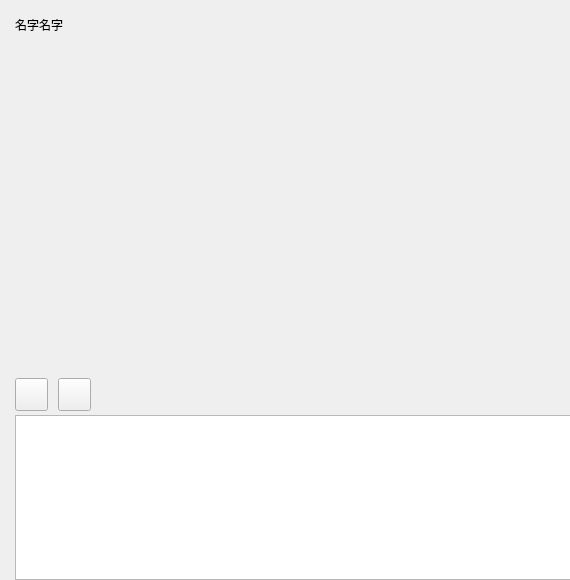
<?xml version="1.0" encoding="UTF-8"?>
<ui version="4.0">
 <class>ChatPage</class>
 <widget class="QWidget" name="ChatPage">
  <property name="geometry">
   <rect>
    <x>0</x>
    <y>0</y>
    <width>570</width>
    <height>580</height>
   </rect>
  </property>
  <property name="minimumSize">
   <size>
    <width>570</width>
    <height>580</height>
   </size>
  </property>
  <property name="windowTitle">
   <string>Form</string>
  </property>
  <layout class="QHBoxLayout" name="horizontalLayout">
   <property name="spacing">
    <number>0</number>
   </property>
   <property name="leftMargin">
    <number>0</number>
   </property>
   <property name="topMargin">
    <number>0</number>
   </property>
   <property name="rightMargin">
    <number>0</number>
   </property>
   <property name="bottomMargin">
    <number>0</number>
   </property>
   <item>
    <widget class="QWidget" name="chat_data_wid" native="true">
     <property name="minimumSize">
      <size>
       <width>570</width>
       <height>580</height>
      </size>
     </property>
     <layout class="QVBoxLayout" name="verticalLayout_4">
      <property name="spacing">
       <number>0</number>
      </property>
      <property name="leftMargin">
       <number>0</number>
      </property>
      <property name="topMargin">
       <number>0</number>
      </property>
      <property name="rightMargin">
       <number>0</number>
      </property>
      <property name="bottomMargin">
       <number>0</number>
      </property>
      <item>
       <widget class="QWidget" name="title_wid" native="true">
        <property name="minimumSize">
         <size>
          <width>570</width>
          <height>50</height>
         </size>
        </property>
        <property name="maximumSize">
         <size>
          <width>16777215</width>
          <height>50</height>
         </size>
        </property>
        <layout class="QVBoxLayout" name="verticalLayout_6">
         <property name="spacing">
          <number>0</number>
         </property>
         <property name="leftMargin">
          <number>0</number>
         </property>
         <property name="topMargin">
          <number>0</number>
         </property>
         <property name="rightMargin">
          <number>0</number>
         </property>
         <property name="bottomMargin">
          <number>0</number>
         </property>
         <item>
          <widget class="QWidget" name="widget_6" native="true">
           <property name="minimumSize">
            <size>
             <width>570</width>
             <height>30</height>
            </size>
           </property>
           <property name="maximumSize">
            <size>
             <width>16777215</width>
             <height>30</height>
            </size>
           </property>
           <layout class="QHBoxLayout" name="horizontalLayout_4">
            <property name="spacing">
             <number>0</number>
            </property>
            <property name="leftMargin">
             <number>15</number>
            </property>
            <property name="topMargin">
             <number>0</number>
            </property>
            <property name="rightMargin">
             <number>0</number>
            </property>
            <property name="bottomMargin">
             <number>0</number>
            </property>
            <item>
             <widget class="QLabel" name="title_lab">
              <property name="text">
               <string>名字名字</string>
              </property>
             </widget>
            </item>
           </layout>
          </widget>
         </item>
        </layout>
       </widget>
      </item>
      <item>
       <widget class="ChatView" name="text_wid" native="true">
        <property name="minimumSize">
         <size>
          <width>560</width>
          <height>325</height>
         </size>
        </property>
       </widget>
      </item>
      <item>
       <widget class="QWidget" name="mode_wid" native="true">
        <property name="minimumSize">
         <size>
          <width>570</width>
          <height>40</height>
         </size>
        </property>
        <property name="maximumSize">
         <size>
          <width>16777215</width>
          <height>40</height>
         </size>
        </property>
        <layout class="QVBoxLayout" name="verticalLayout_5">
         <property name="spacing">
          <number>0</number>
         </property>
         <property name="leftMargin">
          <number>0</number>
         </property>
         <property name="topMargin">
          <number>0</number>
         </property>
         <property name="rightMargin">
          <number>0</number>
         </property>
         <property name="bottomMargin">
          <number>0</number>
         </property>
         <item>
          <widget class="QWidget" name="widget_3" native="true">
           <property name="minimumSize">
            <size>
             <width>570</width>
             <height>35</height>
            </size>
           </property>
           <property name="maximumSize">
            <size>
             <width>16777215</width>
             <height>35</height>
            </size>
           </property>
           <layout class="QHBoxLayout" name="horizontalLayout_3">
            <property name="spacing">
             <number>10</number>
            </property>
            <property name="leftMargin">
             <number>15</number>
            </property>
            <property name="topMargin">
             <number>0</number>
            </property>
            <property name="rightMargin">
             <number>0</number>
            </property>
            <property name="bottomMargin">
             <number>0</number>
            </property>
            <item>
             <widget class="QPushButton" name="emoji_btn">
              <property name="minimumSize">
               <size>
                <width>33</width>
                <height>33</height>
               </size>
              </property>
              <property name="maximumSize">
               <size>
                <width>33</width>
                <height>33</height>
               </size>
              </property>
              <property name="text">
               <string/>
              </property>
             </widget>
            </item>
            <item>
             <widget class="QPushButton" name="file_btn">
              <property name="minimumSize">
               <size>
                <width>33</width>
                <height>33</height>
               </size>
              </property>
              <property name="maximumSize">
               <size>
                <width>33</width>
                <height>33</height>
               </size>
              </property>
              <property name="text">
               <string/>
              </property>
             </widget>
            </item>
            <item>
             <spacer name="horizontalSpacer">
              <property name="orientation">
               <enum>Qt::Orientation::Horizontal</enum>
              </property>
              <property name="sizeHint" stdset="0">
               <size>
                <width>40</width>
                <height>20</height>
               </size>
              </property>
             </spacer>
            </item>
           </layout>
          </widget>
         </item>
        </layout>
       </widget>
      </item>
      <item>
       <widget class="QWidget" name="send_wid" native="true">
        <property name="minimumSize">
         <size>
          <width>570</width>
          <height>165</height>
         </size>
        </property>
        <property name="maximumSize">
         <size>
          <width>16777215</width>
          <height>165</height>
         </size>
        </property>
        <layout class="QHBoxLayout" name="horizontalLayout_5">
         <property name="spacing">
          <number>0</number>
         </property>
         <property name="leftMargin">
          <number>15</number>
         </property>
         <property name="topMargin">
          <number>0</number>
         </property>
         <property name="rightMargin">
          <number>0</number>
         </property>
         <property name="bottomMargin">
          <number>0</number>
         </property>
         <item>
          <widget class="MessageTextEdit" name="textEdit">
           <property name="minimumSize">
            <size>
             <width>570</width>
             <height>165</height>
            </size>
           </property>
           <property name="maximumSize">
            <size>
             <width>16777215</width>
             <height>165</height>
            </size>
           </property>
          </widget>
         </item>
        </layout>
       </widget>
      </item>
     </layout>
    </widget>
   </item>
  </layout>
 </widget>
 <customwidgets>
  <customwidget>
   <class>ChatView</class>
   <extends>QWidget</extends>
   <header location="global">chatview.h</header>
   <container>1</container>
  </customwidget>
  <customwidget>
   <class>MessageTextEdit</class>
   <extends>QTextEdit</extends>
   <header location="global">messagetextedit.h</header>
  </customwidget>
 </customwidgets>
 <resources/>
 <connections/>
</ui>
